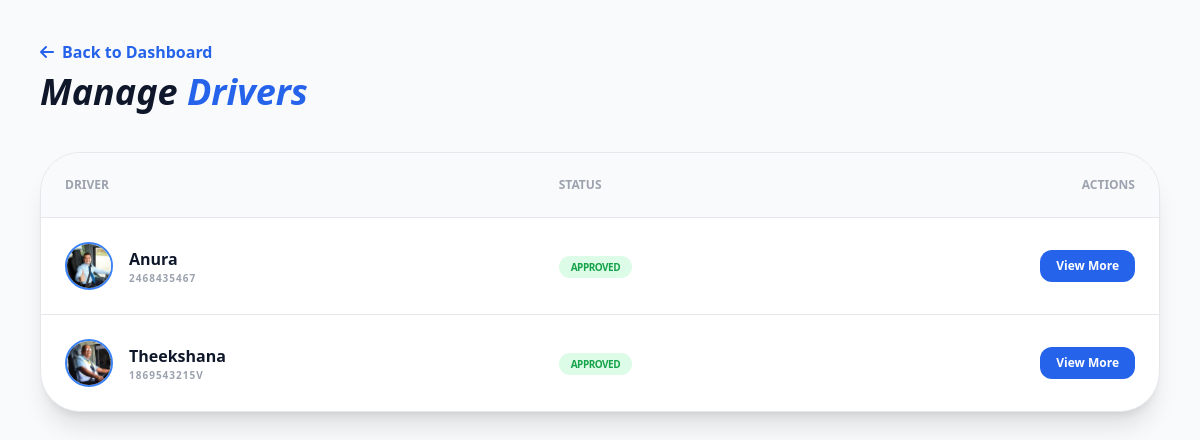
/manage_drivers.php (signed in), run on the app's committed database.
### tables this page shows
CREATE TABLE `drivers` (
  `id` int(11) NOT NULL,
  `owner_id` int(11) NOT NULL,
  `full_name` varchar(255) NOT NULL,
  `nic_number` varchar(20) NOT NULL,
  `email` varchar(100) NOT NULL,
  `dob` date DEFAULT NULL,
  `address` text DEFAULT NULL,
  `contact_no` varchar(15) DEFAULT NULL,
  `emergency_contact` varchar(15) DEFAULT NULL,
  `license_no` varchar(50) DEFAULT NULL,
  `license_expiry` date DEFAULT NULL,
  `license_classes` varchar(100) DEFAULT NULL,
  `experience_years` int(11) DEFAULT NULL,
  `driver_photo` varchar(255) DEFAULT NULL,
  `license_photo` varchar(255) DEFAULT NULL,
  `police_report` varchar(255) DEFAULT NULL,
  `password` varchar(255) DEFAULT NULL,
  `status` enum('pending','approved','rejected') DEFAULT 'pending',
  `created_at` timestamp NOT NULL DEFAULT current_timestamp(),
  `job_status` enum('active','deactive') DEFAULT 'deactive',
  `bus_id` int(11) DEFAULT NULL
);

### manage_drivers.php (the view, shortened to what this page needs)
<?php
require_once 'db_config.php';
$owner_id = $_SESSION['user_id'];
$sql = "SELECT * FROM drivers WHERE owner_id = $owner_id ORDER BY created_at DESC";
$result = $conn->query($sql);
?>
<!DOCTYPE html>
<html lang="en">
<head>
    <script src="https://cdn.tailwindcss.com"></script>
    <link rel="stylesheet" href="https://cdnjs.cloudflare.com/ajax/libs/font-awesome/6.4.0/css/all.min.css">
</head>
<body class="bg-gray-50 dark:bg-slate-900 text-slate-900 dark:text-slate-100 min-h-screen p-6 md:p-10 transition-colors duration-300">
    <div class="max-w-7xl mx-auto">
        <div class="flex justify-between items-center mb-10">
            <div>
                <a href="bus_owner_dashboard.php" class="text-blue-600 font-bold flex items-center mb-2 hover:underline">
                    <i class="fas fa-arrow-left mr-2"></i> Back to Dashboard
                </a>
                <h1 class="text-4xl font-black italic italic">Manage <span class="text-blue-600">Drivers</span></h1>
            </div>
        </div>
        <div class="bg-white dark:bg-slate-800 rounded-[40px] shadow-xl overflow-hidden border dark:border-slate-700">
            <table class="w-full text-left">
                <thead class="bg-gray-50 dark:bg-slate-900/50 border-b dark:border-slate-700">
                    <tr>
                        <th class="p-6 text-xs font-black uppercase text-gray-400">Driver</th>
                        <th class="p-6 text-xs font-black uppercase text-gray-400">Status</th>
                        <th class="p-6 text-xs font-black uppercase text-gray-400 text-right">Actions</th>
                    </tr>
                </thead>
                <tbody class="divide-y dark:divide-slate-700">
                    <?php while($row = $result->fetch_assoc()): ?>
                    <tr class="hover:bg-gray-50 dark:hover:bg-slate-700/30 transition">
                        <td class="p-6 flex items-center space-x-4">
                            <img src="<?php echo $row['driver_photo']; ?>" class="w-12 h-12 rounded-full object-cover border-2 border-blue-500">
                            <div>
                                <p class="font-black"><?php echo $row['full_name']; ?></p>
                                <p class="text-[10px] text-gray-400 font-bold uppercase tracking-widest"><?php echo $row['nic_number']; ?></p>
                            </div>
                        </td>
                        <td class="p-6 text-sm">
                            <?php
                                $status_class = $row['status'] == 'approved' ? 'bg-green-100 text-green-600' : 'bg-orange-100 text-orange-600';
                                echo "<span class='px-3 py-1 rounded-full text-[10px] font-black uppercase tracking-tighter $status_class'>{$row['status']}</span>";
                            ?>
                        </td>
                        <td class="p-6 text-right space-x-2">
                            <button onclick='showDriverDetails(<?php echo json_encode($row); ?>)' class="bg-blue-600 text-white px-4 py-2 rounded-xl text-xs font-bold hover:bg-blue-700 transition">
                                View More
                            </button>
                        </td>
                    </tr>
                    <?php endwhile; ?>
                </tbody>
            </table>
        </div>
    </div>
</body>
</html>

### data on the page
drivers: driver_photo (picture), full_name "Anura", nic_number "2468435467", status "APPROVED"
drivers: driver_photo (picture), full_name "Theekshana", nic_number "1869543215V", status "APPROVED"
